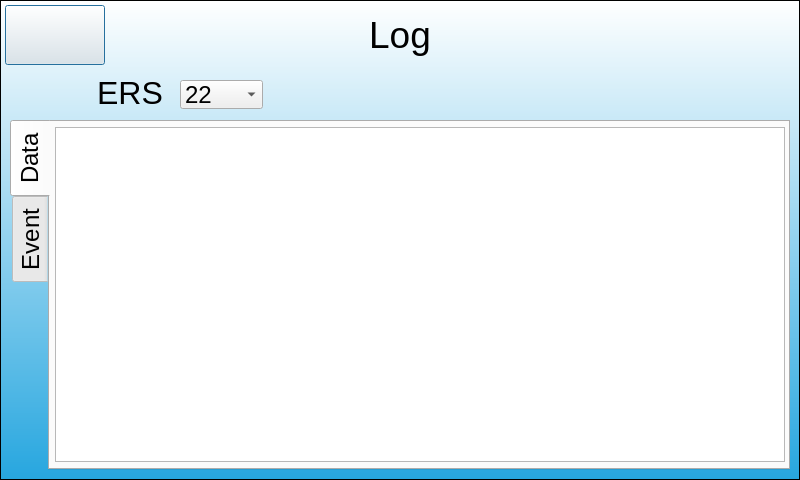
<?xml version="1.0" encoding="UTF-8"?>
<ui version="4.0">
 <class>LogDialog</class>
 <widget class="QDialog" name="LogDialog">
  <property name="geometry">
   <rect>
    <x>0</x>
    <y>0</y>
    <width>800</width>
    <height>480</height>
   </rect>
  </property>
  <property name="windowTitle">
   <string>Dialog</string>
  </property>
  <widget class="QPushButton" name="returnMainButton">
   <property name="geometry">
    <rect>
     <x>5</x>
     <y>5</y>
     <width>100</width>
     <height>60</height>
    </rect>
   </property>
   <property name="styleSheet">
    <string notr="true">border-image: url(:/buttonphotos/Meanwell.png);</string>
   </property>
   <property name="text">
    <string/>
   </property>
  </widget>
  <widget class="QLabel" name="logLabel">
   <property name="geometry">
    <rect>
     <x>340</x>
     <y>10</y>
     <width>120</width>
     <height>50</height>
    </rect>
   </property>
   <property name="font">
    <font>
     <pointsize>28</pointsize>
    </font>
   </property>
   <property name="text">
    <string>Log</string>
   </property>
   <property name="alignment">
    <set>Qt::AlignCenter</set>
   </property>
  </widget>
  <widget class="QTabWidget" name="logTabWidget">
   <property name="geometry">
    <rect>
     <x>10</x>
     <y>120</y>
     <width>780</width>
     <height>350</height>
    </rect>
   </property>
   <property name="font">
    <font>
     <pointsize>18</pointsize>
    </font>
   </property>
   <property name="styleSheet">
    <string notr="true"/>
   </property>
   <property name="tabPosition">
    <enum>QTabWidget::West</enum>
   </property>
   <property name="currentIndex">
    <number>0</number>
   </property>
   <widget class="QWidget" name="dataTab">
    <attribute name="title">
     <string>Data</string>
    </attribute>
    <widget class="QListWidget" name="dataListWidget">
     <property name="geometry">
      <rect>
       <x>5</x>
       <y>5</y>
       <width>730</width>
       <height>335</height>
      </rect>
     </property>
    </widget>
   </widget>
   <widget class="QWidget" name="eventTab">
    <attribute name="title">
     <string>Event</string>
    </attribute>
    <widget class="QListWidget" name="eventListWidget">
     <property name="geometry">
      <rect>
       <x>5</x>
       <y>5</y>
       <width>730</width>
       <height>335</height>
      </rect>
     </property>
    </widget>
   </widget>
  </widget>
  <widget class="QLabel" name="ersIndexLabel">
   <property name="geometry">
    <rect>
     <x>80</x>
     <y>75</y>
     <width>100</width>
     <height>35</height>
    </rect>
   </property>
   <property name="font">
    <font>
     <pointsize>24</pointsize>
    </font>
   </property>
   <property name="text">
    <string>ERS</string>
   </property>
   <property name="alignment">
    <set>Qt::AlignCenter</set>
   </property>
  </widget>
  <widget class="QComboBox" name="ersIndexComboBox">
   <property name="geometry">
    <rect>
     <x>180</x>
     <y>80</y>
     <width>83</width>
     <height>29</height>
    </rect>
   </property>
   <property name="font">
    <font>
     <pointsize>18</pointsize>
    </font>
   </property>
   <property name="currentIndex">
    <number>22</number>
   </property>
   <property name="maxVisibleItems">
    <number>7</number>
   </property>
   <property name="maxCount">
    <number>32</number>
   </property>
   <property name="insertPolicy">
    <enum>QComboBox::NoInsert</enum>
   </property>
   <item>
    <property name="text">
     <string>0</string>
    </property>
   </item>
   <item>
    <property name="text">
     <string>1</string>
    </property>
   </item>
   <item>
    <property name="text">
     <string>2</string>
    </property>
   </item>
   <item>
    <property name="text">
     <string>3</string>
    </property>
   </item>
   <item>
    <property name="text">
     <string>4</string>
    </property>
   </item>
   <item>
    <property name="text">
     <string>5</string>
    </property>
   </item>
   <item>
    <property name="text">
     <string>6</string>
    </property>
   </item>
   <item>
    <property name="text">
     <string>7</string>
    </property>
   </item>
   <item>
    <property name="text">
     <string>8</string>
    </property>
   </item>
   <item>
    <property name="text">
     <string>9</string>
    </property>
   </item>
   <item>
    <property name="text">
     <string>10</string>
    </property>
   </item>
   <item>
    <property name="text">
     <string>11</string>
    </property>
   </item>
   <item>
    <property name="text">
     <string>12</string>
    </property>
   </item>
   <item>
    <property name="text">
     <string>13</string>
    </property>
   </item>
   <item>
    <property name="text">
     <string>14</string>
    </property>
   </item>
   <item>
    <property name="text">
     <string>15</string>
    </property>
   </item>
   <item>
    <property name="text">
     <string>16</string>
    </property>
   </item>
   <item>
    <property name="text">
     <string>17</string>
    </property>
   </item>
   <item>
    <property name="text">
     <string>18</string>
    </property>
   </item>
   <item>
    <property name="text">
     <string>19</string>
    </property>
   </item>
   <item>
    <property name="text">
     <string>20</string>
    </property>
   </item>
   <item>
    <property name="text">
     <string>21</string>
    </property>
   </item>
   <item>
    <property name="text">
     <string>22</string>
    </property>
   </item>
   <item>
    <property name="text">
     <string>23</string>
    </property>
   </item>
   <item>
    <property name="text">
     <string>24</string>
    </property>
   </item>
   <item>
    <property name="text">
     <string>25</string>
    </property>
   </item>
   <item>
    <property name="text">
     <string>26</string>
    </property>
   </item>
   <item>
    <property name="text">
     <string>27</string>
    </property>
   </item>
   <item>
    <property name="text">
     <string>28</string>
    </property>
   </item>
   <item>
    <property name="text">
     <string>29</string>
    </property>
   </item>
   <item>
    <property name="text">
     <string>30</string>
    </property>
   </item>
   <item>
    <property name="text">
     <string>31</string>
    </property>
   </item>
  </widget>
  <widget class="QFrame" name="baseFrame">
   <property name="geometry">
    <rect>
     <x>0</x>
     <y>0</y>
     <width>800</width>
     <height>480</height>
    </rect>
   </property>
   <property name="styleSheet">
    <string notr="true">background-color: qlineargradient(spread:pad, x1:0, y1:1, x2:0, y2:0, stop:0 rgba(38, 166, 223, 255), stop:1 rgba(255, 255, 255, 255));</string>
   </property>
   <property name="frameShape">
    <enum>QFrame::StyledPanel</enum>
   </property>
   <property name="frameShadow">
    <enum>QFrame::Raised</enum>
   </property>
  </widget>
  <zorder>baseFrame</zorder>
  <zorder>returnMainButton</zorder>
  <zorder>logLabel</zorder>
  <zorder>logTabWidget</zorder>
  <zorder>ersIndexLabel</zorder>
  <zorder>ersIndexComboBox</zorder>
 </widget>
 <resources/>
 <connections/>
</ui>
